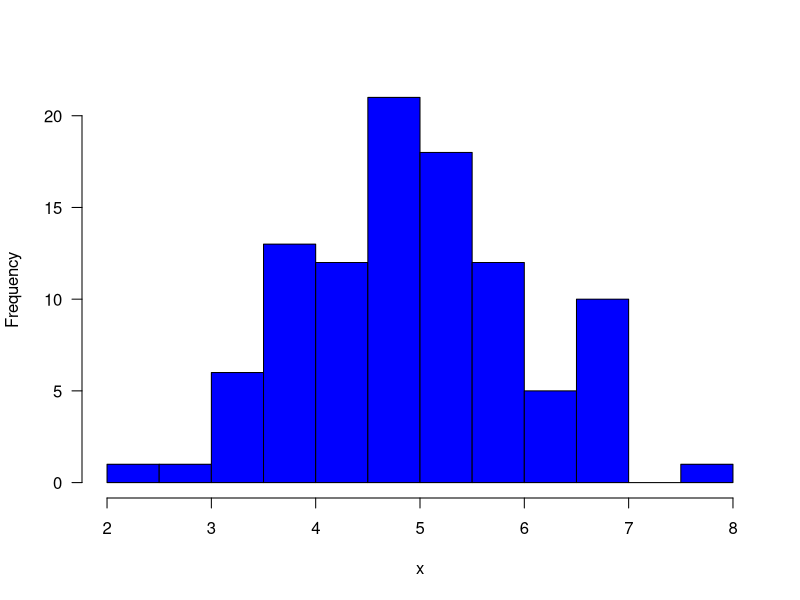
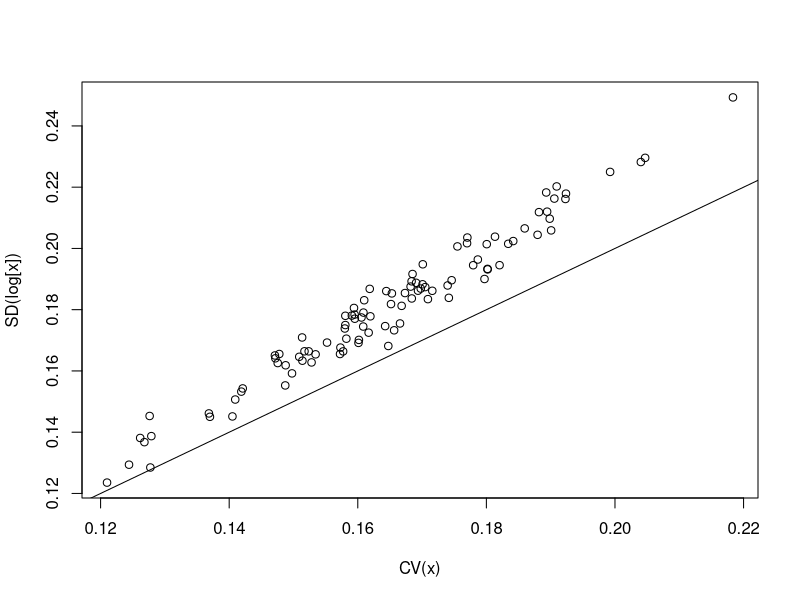

Recreate these plots in R, in order.
#Variation in the data is typically described by the variance (typically denoted σ2) or 
#its square root, the
#standard deviation (√σ2 = σ)
#standard errors (SE = SD/√n)
#standard deviation should not be given with the ± sign.
#coefficient of variation (CV ), defined as
#CV = σ/μ
x = rnorm(n=100, mean=5, sd=1)
mean(x)
sd(x)
#las for the labeling of the x and y axis;
#main for the title;
hist(x, las=1, col='blue',main="")

#standard error;
#(
#seed will help us fix the same order;
#for everytime the rnorm produce different oders;
set.seed(1)
x=rnorm(10,10,2)
x
mean(x) #10.26
se_x = sqrt(var(x)/length(x))
se_x #0.49
#take the values in different oders
sample(x,replace = T)
mean(sample(x,replace = T)) #10.15; 10.44

#replace 'T' for having repetations;
#weight we can have to say which number have high prob
#sample(x, size = 3, replace = TRUE, prob = weights)
#)

#talks about the value;
#in what range the value lies for 95% interval;
quantile(x, c(0.025, 0.975))
qnorm(c(0.025, 0.975))


#for references;
x=c(2,3,5,7)
x
sd(log(x))
log_x=c()
for (i in x) {
  log_x=c(log_x,log(i))
}
print(log_x)
sd(log_x)
CV_x=sd(x)/mean(x)
CV_x
#Question 2:
cv = function(x) {
  sd(x) / mean(x)
}

SD = function(x){
  log_x=c()
  for (i in x) {
    log_x=c(log_x,log(i))
  }
  sd(log_x)
}

set.seed(1)
x = rnorm(50, 10, 2)
Cv_x=c()
sd_x=c()
for(i in 1:100){
  sample = sample(x, replace=TRUE)
  Cv_x[i]=cv(sample)
  sd_x[i]=SD(sample)
}
Cv_x 
sd_x

plot(Cv_x,sd_x,xlab='CV(x)',ylab='SD(log[x])',pch=1)+abline(coef = c(0,1))
length(Cv_x)
length(sd_x)











